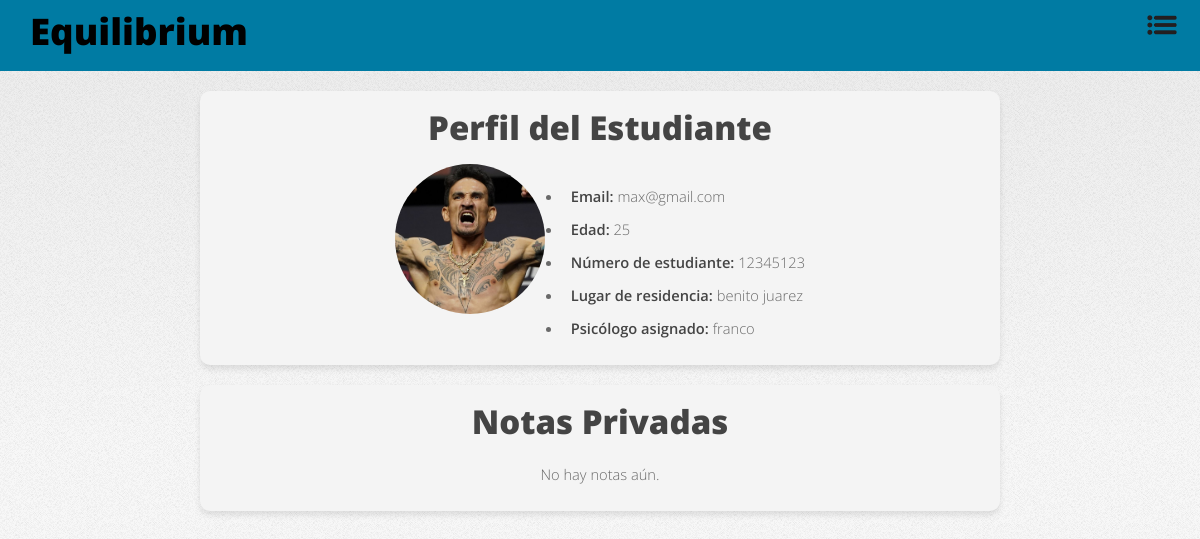
Page /student/2/view/ (signed in) on the committed database.
### main/models.py (models this page shows, shortened)
class Student(models.Model):
    user = models.OneToOneField(User, on_delete=models.CASCADE, related_name='student_profile')
    name = models.CharField(max_length=100)
    age = models.IntegerField()
    email = models.EmailField(unique=True)
    student_number = models.CharField(max_length=20, unique=True)
    location = models.CharField(max_length=100)
    profile_photo = models.ImageField(upload_to='profile_photos/', null=True, blank=True)
    psychologist = models.ForeignKey(
        Psychologist,
        on_delete=models.SET_NULL,
        null=True,
        blank=True,
        related_name='assigned_students'
    )

class Psychologist(models.Model):
    user = models.OneToOneField(User, on_delete=models.CASCADE, related_name='psychologist_profile')
    name = models.CharField(max_length=100)
    age = models.IntegerField()
    email = models.EmailField(unique=True)
    specialty = models.CharField(max_length=100)
    phone_number = models.CharField(max_length=15)
    profile_photo = models.ImageField(upload_to='profile_photos/', null=True, blank=True)
    cover_photo = models.ImageField(upload_to='cover_photos/', null=True, blank=True)

### main/views.py (the view, shortened to what this page needs)
# urls.py: path('student/<int:student_id>/view/', views.view_student_profile, name='view_student_profile'),
@login_required
def view_student_profile(request, student_id):
    student = get_object_or_404(Student, id=student_id)
    current_user = request.user
    can_edit = student.psychologist == current_user.psychologist_profile
    is_psychologist = hasattr(current_user, 'psychologist_profile')
    notes = PrivateNote.objects.filter(student=student).order_by('-created_at')
    return render(request, 'view_student_profile.html', {
        'student': student,
        'can_edit': can_edit,
        'notes': notes,
        'is_psychologist': is_psychologist,  # Ahora esta variable está definida
    })

### main/templates/view_student_profile.html (shortened to what this page needs)
<!DOCTYPE html>
<html lang="es">
<head>
    {% load static %}
    <link rel="stylesheet" href="{% static 'css/fontawesome-all.min.css' %}">
    <link rel="stylesheet" href="{% static 'css/main.css' %}">
</head>
<body class="is-preload">
    <div id="page-wrapper">
        <div class="blue-bar">
            <h1 id="logo"><a href="{% url 'home' %}">Equilibrium</a></h1>
            <nav id="nav">
                <ul>
                    <li class="dropdown">
                        <a href="javascript:void(0)" class="dropbtn">
                            <img src="{% static 'img/menu-icon.png' %}" alt="Menú" class="menu-icon">
                        </a>
                    </li>
                </ul>
            </nav>
        </div>
        <section class="section-container">
            <h2>Perfil del Estudiante</h2>
            {% if student.profile_photo %}
                <img src="{{ student.profile_photo.url }}" alt="Foto del Estudiante" class="profile-photo">
            {% endif %}
            <ul>
                <li><strong>Email:</strong> {{ student.email }}</li>
                <li><strong>Edad:</strong> {{ student.age }}</li>
                <li><strong>Número de estudiante:</strong> {{ student.student_number }}</li>
                <li><strong>Lugar de residencia:</strong> {{ student.location }}</li>
                <li><strong>Psicólogo asignado:</strong> {{ student.psychologist.user.username }}</li>
            </ul>
        </section>
        <section class="section-container">
            <h2>Notas Privadas</h2>
            {% for note in notes %}
                <div class="note">
                    <div class="note-content">
                        <strong>{{ note.created_by.username }}</strong> - {{ note.created_at|date:"d/m/Y H:i" }}<br>
                        <span id="note-text-{{ note.id }}">{{ note.content }}</span><br>
                        <strong>Diagnóstico:</strong> {{ note.sentiment }}<br>
                        <strong>Estado:</strong> {{ note.state|default:"No definido" }}<br>
                        <strong>Recomendación:</strong> {{ note.recommendation|default:"No definido" }}
                    </div>
                    <div class="buttons">
                        {% if can_edit and note.created_by == user %}
                            <button type="button" onclick="showEditForm({{ note.id }})" class="button">Editar</button>
                            <form id="edit-form-{{ note.id }}" method="POST" style="display: none;">
                                {% csrf_token %}
                                <textarea name="private_notes">{{ note.content }}</textarea>
                                <input type="hidden" name="note_id" value="{{ note.id }}">
                                <button type="submit" class="button">Guardar</button>
                                <button type="button" onclick="cancelEdit({{ note.id }})" class="button">Cancelar</button>
                            </form>
                            <form method="POST" action="{% url 'delete_note' note.id %}" style="display: inline;">
                                {% csrf_token %}
                                <button type="submit" class="button delete-button">Eliminar</button>
                            </form>
                        {% endif %}
                    </div>
                </div>
            {% empty %}
                <p>No hay notas aún.</p>
            {% endfor %}
        </section>
    </div>
</body>
</html>

### main/static/css/main.css (style rules this page uses)
html, body, div, span, applet, object, iframe, h1, h2, h3, h4, h5, h6, p, blockquote, pre, a, abbr, acronym, address, big, cite, code, del, dfn, em, img, ins, kbd, q, s, samp, small, strike, strong, sub, sup, tt, var, b, u, i, center, dl, dt, dd, ol, ul, li, fieldset, form, label, legend, table, caption, tbody, tfoot, thead, tr, th, td, article, aside, canvas, details, embed, figure, figcaption, footer, header, hgroup, menu, nav, output, ruby, section, summary, time, mark, audio, video { margin: 0; padding: 0; border: 0; font-size: 100%; font: inherit; vertical-align: baseline; }
article, aside, details, figcaption, figure, footer, header, hgroup, menu, nav, section { display: block; }
body { line-height: 1; }
ol, ul { list-style: none; }
body { -webkit-text-size-adjust: none; }
html { box-sizing: border-box; }
*, *:before, *:after { box-sizing: inherit; }
body { background-image: -moz-linear-gradient(top, rgba(0, 0, 0, 0.05), rgba(0, 0, 0, 0)), url("images/bg01.png"); background-image: -webkit-linear-gradient(top, rgba(0, 0, 0, 0.05), rgba(0, 0, 0, 0)), url("images/bg01.png"); background-image: -ms-linear-gradient(top, rgba(0, 0, 0, 0.05), rgba(0, 0, 0, 0)), url("images/bg01.png"); background-image: linear-gradient(top, rgba(0, 0, 0, 0.05), rgba(0, 0, 0, 0)), url("images/bg01.png"); background-color: #f7f7f7; background-position: top left, top left; background-repeat: repeat-x, repeat; background-size: 100% 30em, auto; font-family: 'Open Sans', sans-serif; font-size: 13pt; color: #696969; font-weight: 300; line-height: 2.25em; }
body.is-preload *, body.is-preload *:before, body.is-preload *:after { -moz-animation: none !important; -webkit-animation: none !important; -ms-animation: none !important; animation: none !important; -moz-transition: none !important; -webkit-transition: none !important; -ms-transition: none !important; transition: none !important; }
a { color: #0090c5; text-decoration: underline; }
h1, h2, h3, h4, h5, h6 { color: #444; font-weight: 800; }
h1 a, h2 a, h3 a, h4 a, h5 a, h6 a { color: inherit; text-decoration: none; outline: 0; }
h2 { font-size: 2.25em; margin: 0 0 1.1em 0; line-height: 1em; }
b, strong { font-weight: 600; color: #444; }
p, ul, ol, dl, table { margin-bottom: 2em; }
section, article { margin-bottom: 5em; }
section > :last-child, article > :last-child, section:last-child, article:last-child { margin-bottom: 0; }
ul { list-style: disc; padding-left: 1em; }
ul li { padding-left: 0.5em; }
#nav { position: absolute; right: 0; top: 0; font-size: 0.9em; }
#nav ul { list-style: none; padding-left: 0; }
#nav ul li { float: left; line-height: 4.5em; padding-left: 1.5em; }
#nav ul li a, #nav ul li span { -moz-transition: background-color .25s ease-in-out; -webkit-transition: background-color .25s ease-in-out; -ms-transition: background-color .25s ease-in-out; transition: background-color .25s ease-in-out; font-weight: 800; letter-spacing: 0.025em; color: #696969; text-decoration: none; border-radius: 6px; padding: 0.5em 1em 0.5em 1em; }
@media screen and (max-width: 1680px) { body, input, select, textarea { font-size: 12pt; } }
@media screen and (max-width: 1280px) { body, input, select, textarea { font-size: 11pt; } }

### main/templates/view_student_profile.html (style rules this page uses)
.blue-bar { background-color: #007ba3; display: flex; justify-content: space-between; align-items: center; padding: 15px 30px; }
#logo a { font-size: 2.5em; color: #000; text-decoration: none; }
.menu-icon { width: 50px; height: auto; margin-left: 20px; }
.section-container { margin: 20px auto; max-width: 800px; background: #f4f4f4; padding: 20px; border-radius: 10px; box-shadow: 0 4px 6px rgba(0, 0, 0, 0.1); text-align: center; }
ul { display: inline-block; text-align: left; }
.profile-photo { border-radius: 50%; width: 150px; height: 150px; object-fit: cover; margin: 0 auto 20px auto; }
h2 { text-align: center; margin-bottom: 20px; }

### rows in the picture
Student: profile_photo (picture), email "max@gmail.com", age "25", student_number "12345123", location "benito juarez", psychologist.user.username "franco"
